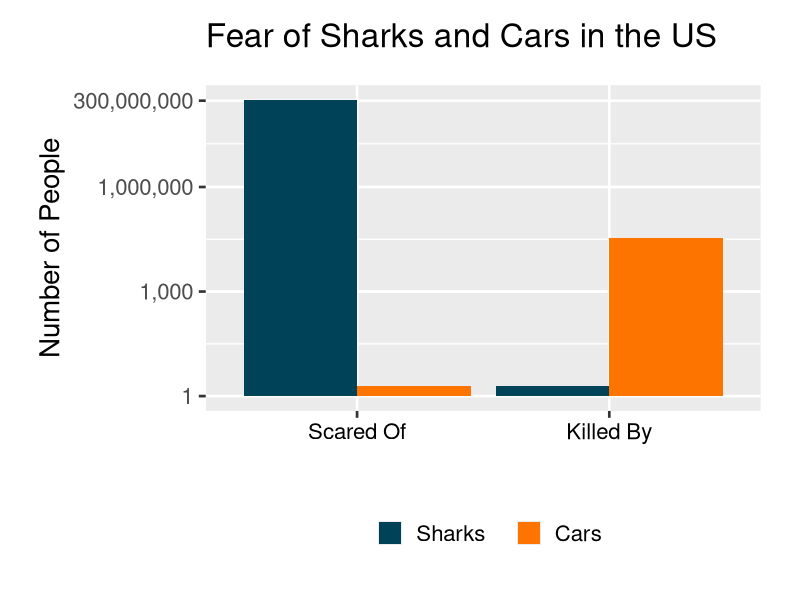
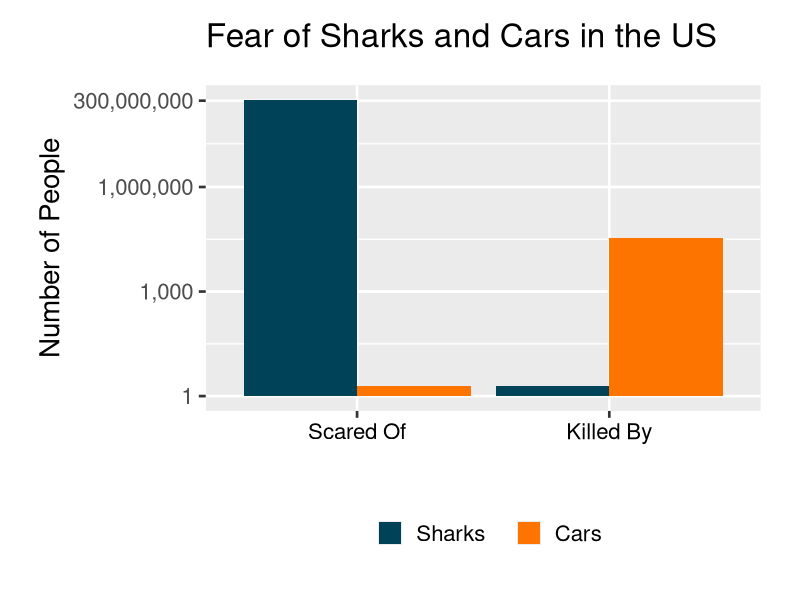

R code for these plots, in order:
library(ggplot2)
library(grid)
library(scales)

df <- data.frame(Object         = factor(c("Sharks   ","Sharks   ","Cars","Cars"), levels=c("Sharks   ", "Cars")),
                 Action         = factor(c("Scared Of","Killed By","Scared Of","Killed By"), levels=c("Scared Of", "Killed By")),
                 NumberOfPeople = c(313e6, 2, 2, 33500))

ggplot(data=df, aes(x=Action, y=NumberOfPeople, fill=Object)) + 
    geom_bar(stat="identity", position=position_dodge()) +
    theme_grey(base_size=20) +
    scale_y_log10(labels=comma, breaks=c(1,1000,1e6,3e8)) +
    ylab("Number of People") +
    xlab("") +
    theme(legend.position="bottom",
          legend.direction="horizontal",
          plot.title = element_text(vjust=3),
          axis.text.x = element_text(color="#000000"),
          plot.margin = unit(c(1,1,1,1), "cm")) + 
    scale_fill_manual("", values = c("#004358","#FD7400","#00A388","#FF6138","#047C8C","#F1706D")) +
    ggtitle("Fear of Sharks and Cars in the US")

    ggsave("SharkCar.png", width=8, height=6, units="in")
    